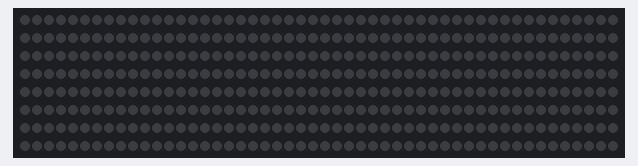
Bench run of a sketch on a simulated Arduino Uno, built with avr-gcc and run on an emulated ATmega328P. Parts: 400 RGB LEDs in strip order, left to right, continuing on the next row.

Above: at 0.1 s.
At 1.2 s:
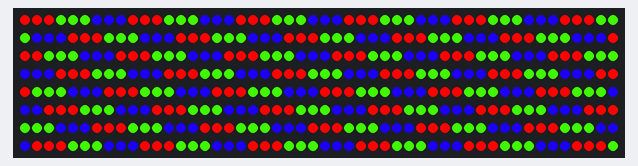
At 1.7 s:
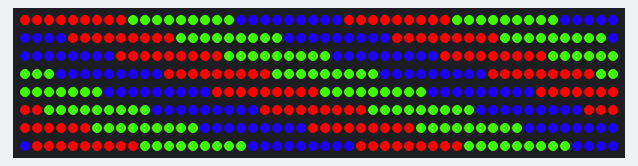
At 2.3 s:
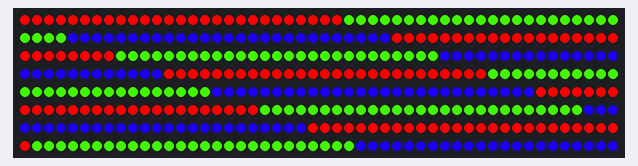
At 2.9 s:
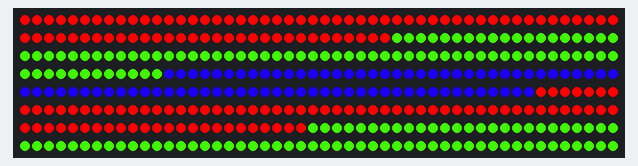
At 3.5 s:
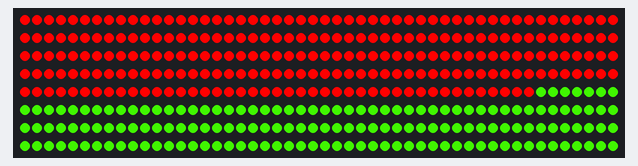

The sketch:

calibrate_xmas_tree_colorCode.ino
```cpp
#include <FastLED.h>

#define NUM_LED_PER_STRIP 50

//#define NUM_STRIPS 9  // Knops
//#define DATA_PIN 5   // Knops
//#define BRIGHTNESS  85  // range: 0-255

#define NUM_STRIPS 8  // Ribeiros
#define DATA_PIN 13  // Ribeiros
#define BRIGHTNESS  255  // range: 0-255

#define ENCODER_BASE 3
#define ENCODER_DELAY_MS 500

const int NUM_LEDS = NUM_LED_PER_STRIP * NUM_STRIPS;
const int ENCODER_NUM_DIGITS = ceil(log(NUM_LEDS) / log(ENCODER_BASE));

// Define the array of leds
CRGB leds[NUM_LEDS];

void setup() {
  FastLED.addLeds<WS2811, DATA_PIN, RGB>(leds, NUM_LEDS).setCorrection( TypicalLEDStrip );
  FastLED.setBrightness(BRIGHTNESS);
}

void loop()
{
  for (int i = 0; i < NUM_LEDS; i++)
    leds[i] = CHSV(0, 0, 0);
  FastLED.show();
  delay(ENCODER_DELAY_MS);

  for (int digit = 1; digit <= ENCODER_NUM_DIGITS; digit++) {
    for (int i = 0; i < NUM_LEDS; i++)
    {
      int val = i;
      for (int d = 1; d < digit; d++)
        val = (val / ENCODER_BASE);
      val = val % ENCODER_BASE;

      leds[i] = CHSV( round(255 * (val + 0.0) / ENCODER_BASE), 255, BRIGHTNESS);
    }
    FastLED.show();
    delay(ENCODER_DELAY_MS);
  }
}
```

Measured:
- by itself, everything shown: repeats every 3.9 s, in 7 steps
- what the display in image 1 shows lasts 0.6 s, from 1.1 s to 1.7 s
- what the display in image 5 shows lasts 0.5 s, from 3.4 s to 3.9 s
